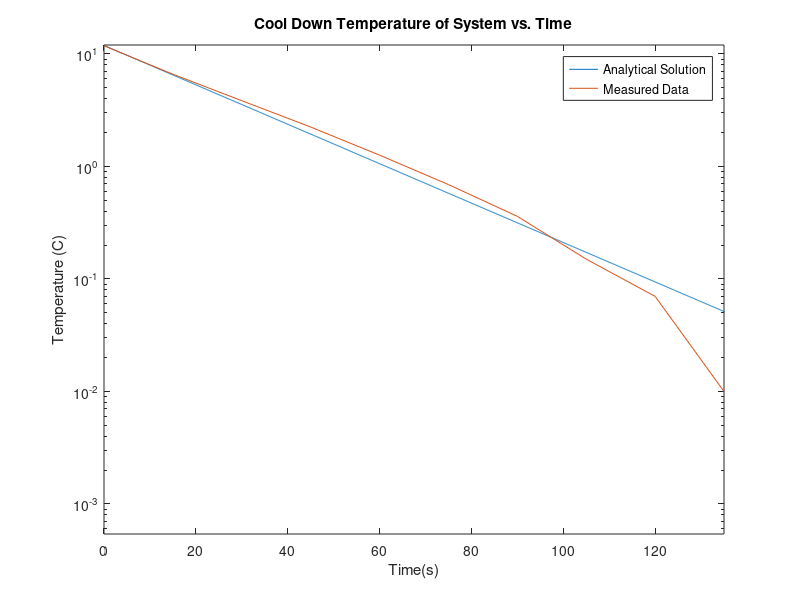

MATLAB code to generate this figure:
clear;

Qin = 2.604;
R = 4.570;
C = 5.425;
tau = R*C;

%Theoretical data
t=0:0.1:10*tau;
Td = Qin*R*(exp(-t/tau));

%Measured data
data = [1.18,0.66,0.384,0.224,0.126,0.069,0.036,0.015,0.007,0.001] * (1/0.1);
t2 = 0:15:(length(data)-1)*15;

semilogy(t,Td);
hold on;
semilogy(t2,data);
axis([0,(length(data)-1)*15,0,12]);
title('Cool Down Temperature of System vs. Time');
legend('Analytical Solution', 'Measured Data', 'Location', 'NorthEast');
xlabel('Time(s)');
ylabel('Temperature (C)');